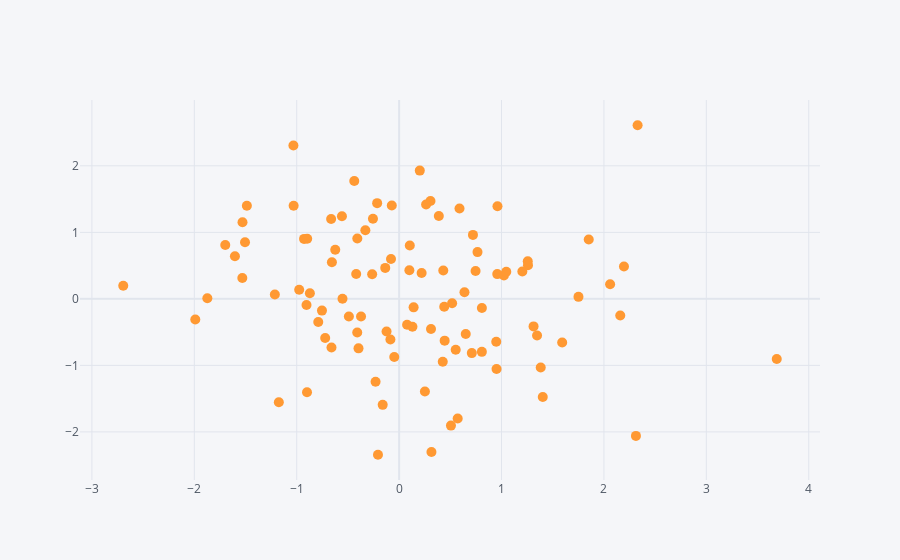

Notebook cell for this chart:
### Code cell
df.iplot(kind='scatter',x='A',y='B',mode='markers',size=10)
